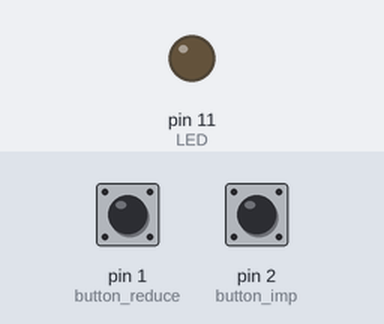
A sketch run on a simulated Arduino Uno, built with avr-gcc and run on an emulated ATmega328P. Shown: output pins drawn as LEDs (lit = HIGH). Inputs (shaded band) come from the test bench; at power-on: pin 2 (button_imp) HIGH, pin 1 (button_reduce) HIGH.

Above: at 1.2 s.
1.3 s: pin 2 (button_imp) pulled LOW for 1 s
At 3.2 s:
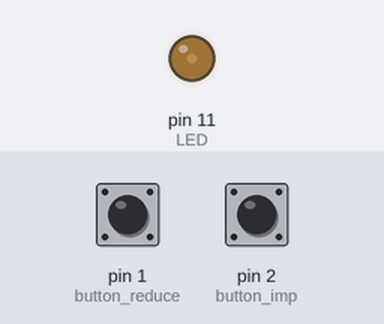
3.8 s: pin 2 (button_imp) pulled LOW for 3.2 s
At 7.5 s:
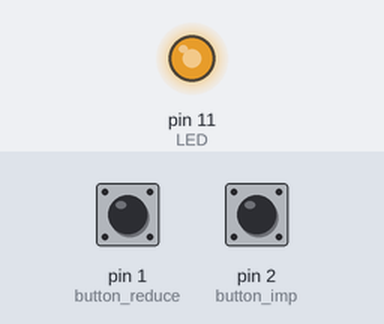
8.5 s: pin 1 (button_reduce) pulled LOW for 0.15 s
At 9.2 s:
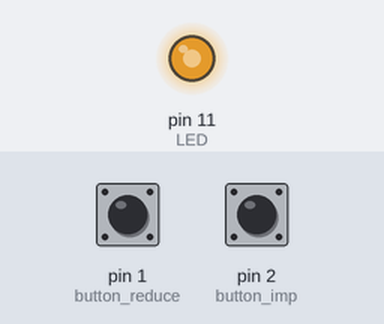
10.1 s: pin 1 (button_reduce) pulled LOW for 1 s
At 11.4 s:
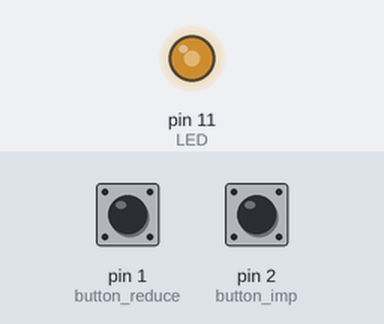
Timing chart, 0 to 13.1 s (numbered marks = the images above; inputs shaded):
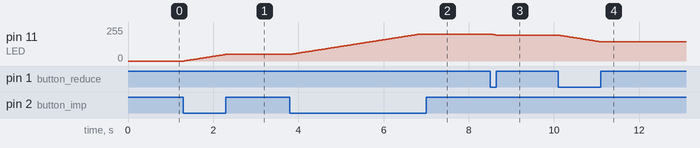

Measured:
- after the input at 1.3 s, pin 11 (LED): moves from 0/255 to 50/255 over 0.98 s, starting at once
- after the input at 3.8 s, pin 11 (LED): moves from 50/255 to 201/255 over 3.0 s, starting at once
- after the input at 8.5 s, pin 11 (LED): 201/255 → 193/255 at once
- after the input at 10.1 s, pin 11 (LED): moves from 193/255 to 143/255 over 0.98 s, starting at once

The sketch:

Button.ino
```cpp
int LED = 11;
int brightness = 0;
int button_imp = 2;
int button_reduce = 1;

void setup() {
  pinMode(LED, OUTPUT);
  pinMode(button_imp, INPUT_PULLUP);
  pinMode(button_reduce, INPUT_PULLUP);
}

void loop() {
  analogWrite(LED, brightness);
  int control_imp = digitalRead(button_imp);
  int control_reduce = digitalRead(button_reduce);
  if (control_imp == 0 && brightness <= 200)
    brightness++;
  if (control_reduce == 0 && brightness >= 1)
    brightness--;
  delay(20);
}
```
